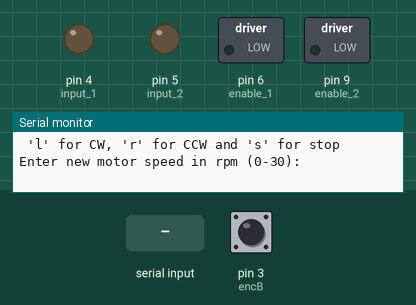
This sketch was run on a simulated Arduino Uno, built with avr-gcc and run on an emulated ATmega328P. Shown: switched loads named in the sketch (green lamp = pin HIGH), output pins drawn as LEDs (lit = HIGH), the last lines printed to the serial monitor. The test bench sets the inputs (shaded band); at power-on: pin 3 (encB) HIGH.

Above: at 1.2 s.
1.3 s: "90,45\n" received over Serial
At 1.9 s:
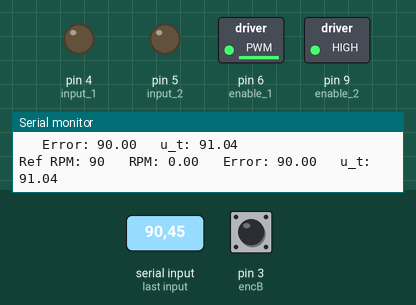
2.8 s: "l90\n" received over Serial
At 5.0 s:
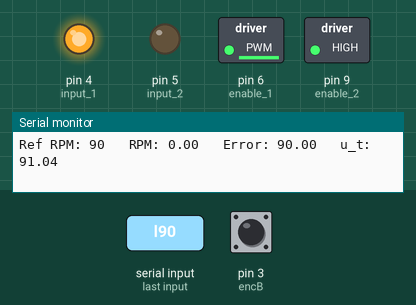
5.3 s: "r90\n" received over Serial
At 6.9 s:
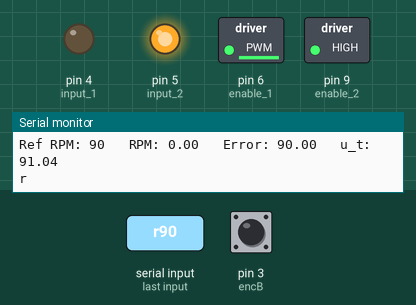
7.8 s: "c,45\n" received over Serial
At 9.0 s:
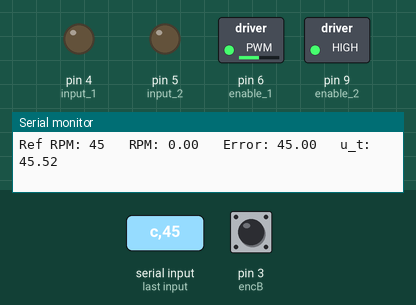
9.3 s: "l,45\n" received over Serial
At 11.1 s:
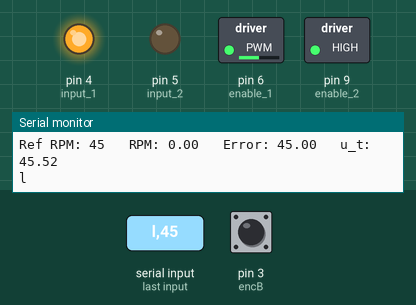
11.8 s: "r,45\n" received over Serial
At 14.2 s:
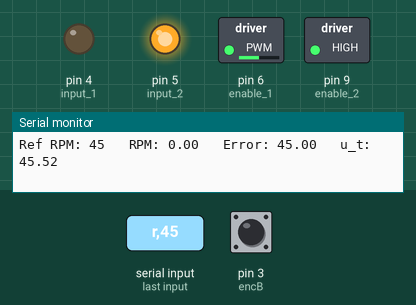
Timing chart, 0 to 15.3 s (numbered marks = the images above; inputs shaded):
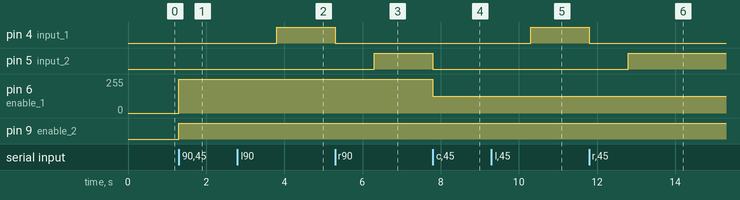

Measured:
- after the input at 1.3 s, pin 6 (enable_1): 0/255 → 253/255 at once; pin 9 (enable_2): LOW → HIGH at once
- after the input at 2.8 s, pin 4 (input_1): LOW → HIGH after 1.0 s
- after the input at 5.3 s, pin 4 (input_1): HIGH → LOW at once; pin 5 (input_2): LOW → HIGH after 1.0 s
- after the input at 7.8 s, pin 5 (input_2): HIGH → LOW at once; pin 6 (enable_1): 253/255 → 126/255 at once
- after the input at 9.3 s, pin 4 (input_1): LOW → HIGH after 1.0 s
- after the input at 11.8 s, pin 4 (input_1): HIGH → LOW at once; pin 5 (input_2): LOW → HIGH after 1.0 s

The sketch:

Motor_velocity_closed_loop_PID_control.ino
```cpp
/*
  DC brushed Motor Velocity control in Closed Loop PID Control
  Ankush Roy, Indian Institute of Technology Kharagpur

  Motor: N20 6V 30RPM Micro Metal Gear Motor With Encoder
  Motor V_max = 6V
  Encoder: 7 PPR, 2 Channel
  Programming Board: Arduino UNO
  Motor Driver: L293d

*/

// Motor encoder output pulse per rotation
// use 7 for normal, 14 for x2 and 28 for x4 mode
#define PPR 14

// Encoder output to Arduino Interrupt pin
#define encA 2
#define encB 3

// For PWM
#define enable_1 6
#define enable_2 9

// For Motor A
#define input_1 4
#define input_2 5

/* Pulse counts from encoder */
volatile int lastEncoded = 0; // Here updated value of encoder store.
volatile long encoderValue = 0; // Raw encoder value


//Intervals for measurement (Keep  PID loop longer than the RPM measurement interval)
int measure_interval = 50;
int pid_control_interval = 50;

//counter of milliseconds during interval for Encoder
long prevMillis = 0;
long currMillis = 0;

// Counter of milliseconds for PID controller
long pid_prevMillis = 0;
long pid_currMillis = 0;

// variable related to RPM
// Max RPM measured from the motor at 6V is 7800
int RPM_max = 30;
float measured_rpm = 0;
long setpoint_rpm;
int pwm;

// For PID Control
float prevError = 0;
float integralError = 0;

//float gearRatio = 0.1017;
float gearRatio = 298;

char option; // for switch case
boolean flag = false;

void setup() {

  pinMode(enable_1, OUTPUT); // For the PWM
  pinMode(enable_2, OUTPUT); // For the PWM
  pinMode(input_1, OUTPUT);
  pinMode(input_2, OUTPUT);
  pinMode(encB, INPUT_PULLUP); //Set encoder input with internal pullup
  // Attach interrupt
  attachInterrupt(digitalPinToInterrupt(encB), updateEncoder, CHANGE);
  Serial.begin(115200);
  Serial.println(" 'l' for CW, 'r' for CCW and 's' for stop");

}

void loop() {

//For setting new rpm to the motor
//*******************************************************************
  if(flag == false)
  {

    String motor_rpm = "Enter new motor speed in rpm (0-" + (String)RPM_max + "): ";
    Serial.println(motor_rpm);

    //Serial.println("Enter new motor speed in rpm (0-833) for bot");

    while(!Serial.available()); //Wait until data is read

    setpoint_rpm = (int)(Serial.parseInt());
    pwm = map(setpoint_rpm, 0, RPM_max, 0, 255);

    analogWrite(enable_1,pwm);
    analogWrite(enable_2,pwm);

    prevMillis = millis();
    pid_prevMillis = millis();
    flag = true;
  }

//Reading the control commands whenever availabale for CW, CCW rotations and stop
//*******************************************************************************
  if(Serial.available()>0)
  {
    option = Serial.read();
    Serial.println(option);
  }

// RPM measurement values
//**************************************************************
  currMillis = millis();

  if(currMillis - prevMillis > measure_interval)
  {
    prevMillis = currMillis;
    measureRPM();
  }

//PID Controller
//**************************************************************
 pid_currMillis = millis();

  if(pid_currMillis - pid_prevMillis > pid_control_interval)
  {
    pid_prevMillis = pid_currMillis;
    PID_controller();
  }


// Motor Control cases - CW, CCW, Stop and RPM change
//**************************************************************
    if(option == 'l')
    {
      // First let it slow down a bit
      digitalWrite(input_1, LOW);
      digitalWrite(input_2, LOW);
      delay(1000);

      digitalWrite(input_1, HIGH);
      digitalWrite(input_2, LOW);
      delay(1000);
    }
    else if(option == 'r')
    {
      // First let it slow down a bit
      digitalWrite(input_1, LOW);
      digitalWrite(input_2, LOW);
      delay(1000);

      digitalWrite(input_1, LOW);
      digitalWrite(input_2, HIGH);
      delay(1000);
    }
    else if(option == 's')
    {
      digitalWrite(input_1, LOW);
      digitalWrite(input_2, LOW);
      delay(1000);
    }
    else if(option == 'c')
    {
      // to change motor rpm
      digitalWrite(input_1, LOW);
      digitalWrite(input_2, LOW);
      flag = false;
    }

}
//-----------------------------------------------------
// FUNCTIONS
//-----------------------------------------------------

// PID Controller
//*****************************************************
void PID_controller()
{
  float Kp = 1.0115733295713129; //1.104056;
  float Ki = 2.72969379009806; //0.710442;
  float Kd = 0;
  float u_t;
  int rpm_threshold = 100;
  float intErrorMax = 1000;

  float dt = pid_control_interval/1000.0;

  float error = setpoint_rpm - measured_rpm;

    // To ensure the input doesnt unncessarily shoot to max

    if(measured_rpm == 0)
      integralError = 0.0;
    else
      integralError += error*dt;

    float derivativeError = (error - prevError)/dt;
    u_t = Kp*error + Ki*integralError + Kd*derivativeError;

    prevError = error;

    Serial.print("\t Error: ");
    Serial.print(error);
    Serial.print("   u_t: ");
    Serial.print(u_t);
    Serial.println(" ");

    if(u_t > RPM_max)
      u_t = RPM_max;
    else if(u_t < 0)
      u_t = 0;

  if(error <-rpm_threshold || error>rpm_threshold)
  {
    pwm = map(u_t, 0, RPM_max, 0, 255);
    analogWrite(enable_1,pwm);
    analogWrite(enable_2,pwm);
  }

}

// RPM Measurement
//*****************************************************
void measureRPM()
{
    float factor = (float) 1000.00/measure_interval;
    measured_rpm = (float)(encoderValue * factor * 60 / (PPR*gearRatio));

    Serial.print("Ref RPM: ");
    Serial.print(setpoint_rpm);
    //Serial.print("\t PULSES: ");
    //Serial.print(encoderValue);
    Serial.print("\t RPM: ");
    Serial.print(measured_rpm);
    //Serial.println(" ")
    // Reset the encoder count
    encoderValue = 0;
}

// Interrupt serive routine function
//***************************************************
void updateEncoder()
{
  encoderValue++;
}
```
